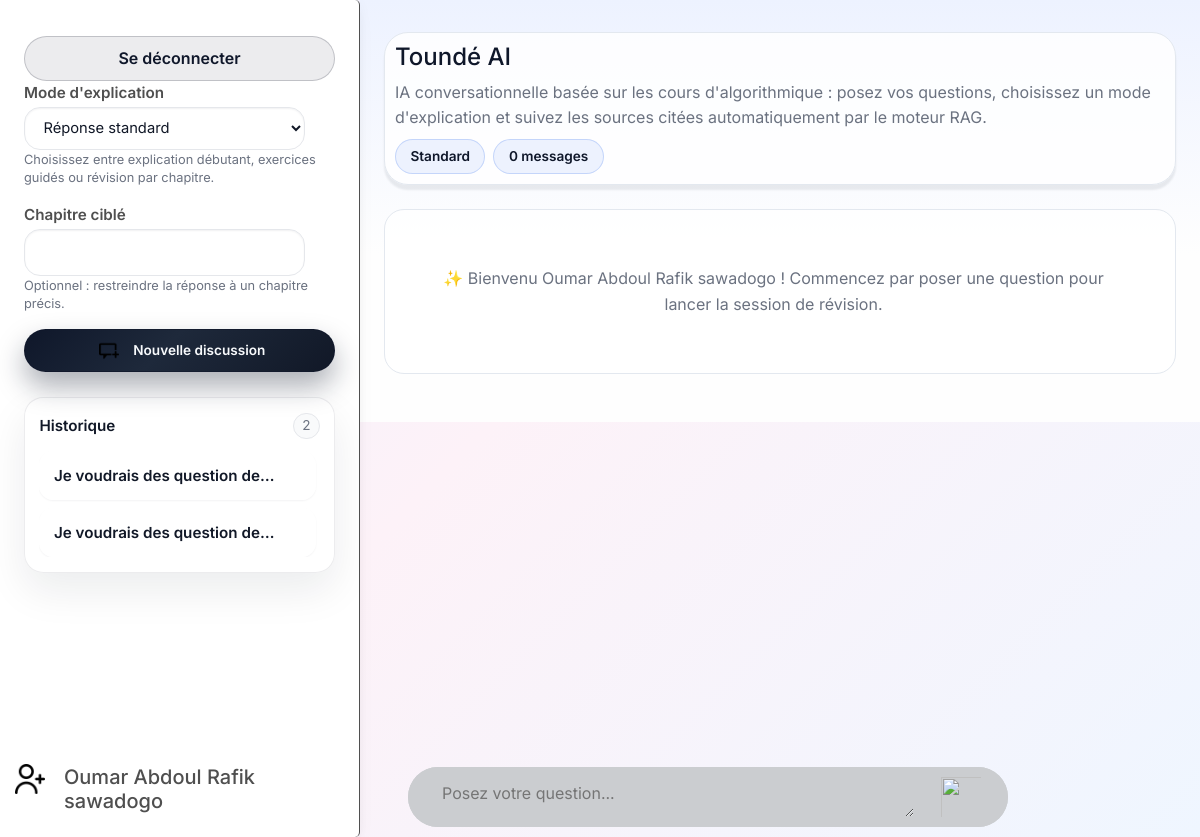
The page / (signed in) on the database its author committed.
### chatbot/models.py (models this page shows, shortened)
class Conversation(models.Model):
    class Mode(models.TextChoices):
        STANDARD = "standard", "Réponse standard"
        BEGINNER = "beginner", "Explication débutant"
        EXERCISE = "exercise", "Exercices générés"
        REVIEW = "review", "Révision par chapitre"
    id = models.UUIDField(primary_key=True, default=uuid.uuid4, editable=False)
    user = models.ForeignKey(
        settings.AUTH_USER_MODEL,
        on_delete=models.SET_NULL,
        null=True,
        blank=True,
        related_name="conversations",
    )
    mode = models.CharField(
        max_length=32,
        choices=Mode.choices,
        default=Mode.STANDARD,
    )
    me=models.ForeignKey(User,on_delete=models.CASCADE,related_name="me",null=True,blank=True,)
    title=models.CharField(max_length=256455,blank=True,null=True)
    chapter = models.CharField(max_length=128, blank=True)
    created_at = models.DateTimeField(auto_now_add=True)
    updated_at = models.DateTimeField(auto_now=True)
    class Meta:
        ordering = ["-updated_at"]

### chatbot/views.py (the view, shortened to what this page needs)
# urls.py: path("", views.chat_view, name="chat"),
def chat_view(request: HttpRequest) -> HttpResponse:
    form = QuestionForm(request.POST or None)
    conversation: Conversation | None = None
    if conversation is None:
        convo_id = request.session.get("conversation_id")
        if convo_id:
            conversation = Conversation.objects.filter(id=convo_id).first()
    chat_messages = (
        conversation.messages.select_related(None).prefetch_related("sources")
        if conversation
        else []
    )
    conv = Conversation.objects.all()
    mes_conv = _get_user_conversations(request.user)
    context = {
        "form": form,
        "conversation": conversation,
        "mes_conv": mes_conv,
        "chat_messages": chat_messages,
        "conv": conv,
    }
    return render(request, "chatbot/index.html", context)

### chatbot/forms.py (shortened to what this page needs)
class QuestionForm(forms.Form):
    question = forms.CharField(
        label="Votre question",
        widget=forms.Textarea(
            attrs={"class":"form-controls" ,"color":"white" ,"rows":1, "placeholder": "Posez votre question..."}
        ),
        max_length=2000,
    )
    mode = forms.ChoiceField(
        label="Mode",
        choices=Conversation.Mode.choices,
        initial=Conversation.Mode.STANDARD,
    )
    chapter = forms.CharField(
        label="Chapitre (optionnel)",
        required=False,
        max_length=128,
    )

### chatbot/views.py (called while the page is built)
def _get_user_conversations(user):
    if not user.is_authenticated:
        return []
    latest_messages = Prefetch(
        "messages",
        queryset=Message.objects.order_by("-created_at"),
        to_attr="recent_messages",
    )
    return (
        Conversation.objects.filter(user=user)
        .prefetch_related(latest_messages)
        .only("id", "title", "mode", "chapter", "updated_at")
    )

### chatbot/templates/chatbot/index.html (shortened to what this page needs)
<!DOCTYPE html>
{% load static chatbot_markdown %}
{% load static %}
<html lang="en">
<head>
    <link rel="stylesheet" href="{% static 'css/mdb.min.css'%}">
    <link rel="stylesheet" href="{% static 'chatbot/css/style.css' %}">
    <link rel="stylesheet" href="{% static 'css/style.css' %}">
</head>
<body id="body">
    {% include "nav.html" %}
    <div class="inv">
        {% include "toolbar.html" %}
    </div>
    <div class="boite card">
        <form method="post" action="{% url 'chatbot:chat' %}" class="input-add chat-form boite card d-flex" id="form" >
            <div class="row input-add">
                <div class="col input-add mt-1  ">
                    {{ form.question }}
                </div>
                <div class="col-auto p-1" >
                    <button class="validate" type="submit">
                        <img class="icon" style="width: 50px;height: 50px;" src="{% static 'icon/plan.png' %}" alt="">
                    </button>
                </div>
            </div>
        </form>
    </div>
    {% include 'railview.html' %}
    {% include 'page.html' %}
</body>
</html>

### chatbot/templates/railview.html (shortened to what this page needs)
{% load static chatbot_markdown %}
{% load static %}
<div class="card railbar" data-spy="scroll" style="height: 100%;width: 30%;position: fixed;bottom:0;left: 0;top: 0;">
    <div class="card-body" style="position: relative; bottom: 0;">
        <div class="">
            {% if user.is_authenticated %}
            <div class="mb-3 d-flex fixed-bottom  bg-white" style="width: 28%;">
                <span>
                    <img class="icon" src="{% static 'icon/add_user.png' %}" alt="" id="menu" style=" margin: 10px;width: 40px;height: 40px;">
                </span>
                <h5 class="ms-1 mt-3">{{ request.user.username }}</h5>
            </div>
            <form method="post" action="{% url 'authentication:logout' %}" class="rail-logout-form">
                <button type="submit" class="logout-button">Se déconnecter</button>
            </form>
            {% else %}
            <div class="mb-3 ms-5 me-3 d-flex  fixed-bottom w-25 bg-white" style="width: 28%;">
                <a href="{% url 'authentication:login' %}">
                    <h3 class=" me-3" style="background-color: (--accent); ">S'inscrire</h3>
                </a>
            </div>
            {% endif %}
        </div>
        <form method="post" class="chat-form">
            <div class="field">
                <label for="{{ form.mode.id_for_label }}">Mode d'explication</label>
                {{ form.mode }}
                <small class="help-text">Choisissez entre explication débutant, exercices guidés ou révision par
                    chapitre.</small>
            </div>
            <div class="field">
                <label for="{{ form.chapter.id_for_label }}">Chapitre ciblé</label>
                {{ form.chapter }}
                <small class="help-text">Optionnel&nbsp;: restreindre la réponse à un chapitre précis.</small>
            </div>
        </form>
        <form method="post" action="{% url 'chatbot:new_conversation' %}" class="mt-3 conversation-cta">
            <button type="submit" class="chip action-chip" style="width:100%;justify-content:center;gap:0.6rem;">
                <img class="icon" src="{% static 'icon/nouvelle_d.png' %}" alt="Nouvelle discussion">
                Nouvelle discussion
            </button>
        </form>
        <div class="conversation-list rail-list" aria-label="Historique des conversations">
            <div class="conversation-list-header">
                <p class="list-label">Historique</p>
                {% if mes_conv %}
                    <span class="list-count">{{ mes_conv|length }}</span>
                {% endif %}
            </div>
            <div class="conversation-scroll">
                {% for convers in mes_conv %}
                    <a class="conversation-item {% if conversation and conversation.pk == convers.pk %}is-active{% endif %}"
                       href="{% url 'chatbot:message' convers.pk %}"
                       title="Ouvrir la discussion '{{ convers.title|default:'Sans titre' }}'">
                        <div class="conversation-content">
                            <span class="conversation-title">{{ convers.title|default:"Nouvelle question"|truncatechars:60 }}</span>
                        </div>
                    </a>
                {% empty %}
                    <div class="conversation-empty">
                        <img src="{% static 'icon/nouvelle_d.png' %}" alt="Pas de discussion" class="conversation-empty-icon">
                        <p>Il n'y a pas encore d'historique.</p>
                        <small>Lancez une première question pour remplir cette liste.</small>
                    </div>
                {% endfor %}
            </div>
        </div>
    </div>
</div>

### chatbot/templates/page.html (shortened to what this page needs)
{% load static chatbot_markdown %}
{% load static %}
<div class="box">
    <div class="shell">
        <header class="hero">
            <h1>Toundé AI</h1>
            <p>
                IA conversationnelle basée sur les cours d'algorithmique : posez vos questions, choisissez un mode
                d'explication et suivez les sources citées automatiquement par le moteur RAG.
            </p>
            <div class="hero-meta">
                <span class="chip" title="Mode courant">
                    {% if conversation %}
                        {{ conversation.get_mode_display|default:"Standard" }}
                    {% else %}
                        Standard
                    {% endif %}
                </span>
                <span class="chip" title="Messages conservés">
                    {{ chat_messages|length }} messages
                </span>
            </div>
        </header>
        <section class="panel">
            <div class="chat-stream" id="chat-stream">
                {% for msg in chat_messages %}
                    <article class="bubble {{ msg.role }}" id="result">
                        <header>
                            <span>{{ msg.get_role_display }}</span>
                            <span>{{ msg.created_at|date:"d/m/Y H:i" }}</span>
                        </header>
                        {% if msg.role == 'assistant' %}
                            <div class="markdown">{{ msg.content|render_markdown }}</div>
                        {% else %}
                            <p>{{ msg.content|linebreaks }}</p>
                        {% endif %}
                        {% with msg.sources.all as source_items %}
                            {% if source_items %}
                                <div class="sources-list">
                                    {% for source in source_items %}
                                        <div class="source-card">
                                            <span><strong>{{ source.title }}</strong></span>
                                            {% if source.path %}
                                                <span>{{ source.path|linebreaks }}</span>
                                            {% endif %}
                                            <div class="source-meta">
                                                {% if source.score %}<span>Score {{ source.score|floatformat:2 }}</span>{% endif %}
                                                {% if source.extra.chapter %}<span>Chapitre {{ source.extra.chapter }}</span>{% endif %}
                                                {% if source.extra.page %}<span>Page {{ source.extra.page }}</span>{% endif %}
                                            </div>
                                            {% if source.extra.tags %}
                                                <div class="tag-list">
                                                    {% for tag in source.extra.tags %}
                                                        <span class="tag">{{ tag }}</span>
                                                    {% endfor %}
                                                </div>
                                            {% endif %}
                                        </div>
                                    {% endfor %}
                                </div>
                            {% endif %}
                        {% endwith %}
                    </article>
                {% empty %}
                    {% if user.is_authenticated %}
                        <div class="empty-state hero">
                            ✨ Bienvenu {{ request.user.username }} ! Commencez par poser une question pour lancer la session de révision.
                        </div>
                    {% else %}
                        <div class="empty-state hero">
                            ✨ Commencez par poser une question pour lancer la session de révision.
                        </div>
                    {% endif %}
                {% endfor %}
            </div>
        </section>
    </div>
</div>

### chatbot/static/chatbot/css/style.css (style rules this page uses)
.form-controls { border-radius: 30px; border: none; padding: 10px; outline: none; color: rgb(0, 0, 0); vertical-align: middle; left: 0; width: 100%; text-decoration: rgb(0, 0, 0); background-color: transparent; top:0 ; }

### chatbot/static/css/style.css (style rules this page uses)
:root { --accent: #2563eb; --accent-muted: #dbeafe; --border-soft: #e5e7eb; --text-muted: #6b7280; --surface: #f9fafb; --panel: rgba(255, 255, 255, 0.85); --shadow-soft: 0 10px 30px rgba(15, 23, 42, 0.08); }
body { font-family: "Inter", system-ui, -apple-system, BlinkMacSystemFont, "Segoe UI", sans-serif; background: linear-gradient(135deg, #eef2ff 0%, #fdf2f8 45%, #eff6ff 100%); min-height: 100vh; color: #0f172a; }
.logout-form, .rail-logout-form { margin-top: 0.75rem; }
.logout-button { width: 100%; border: 1px solid rgba(15, 23, 42, 0.2); border-radius: 999px; padding: 0.55rem 0.9rem; background: rgba(15, 23, 42, 0.08); color: #0f172a; font-weight: 600; cursor: pointer; transition: background 0.15s ease; }
.drawer .field select, .drawer .field input, .drawer .field textarea, .railbar .field select, .railbar .field input, .railbar .field textarea { background: rgba(255, 255, 255, 0.95); border: 1px solid var(--border-soft); border-radius: 16px; padding: 0.65rem 0.9rem; font-size: 0.92rem; color: #111827; box-shadow: inset 0 1px 2px rgba(15, 23, 42, 0.06); }
.drawer .help-text, .railbar .help-text { color: var(--text-muted); font-size: 0.8rem; }
.chip { display: inline-flex; align-items: center; gap: 0.35rem; padding: 0.35rem 0.9rem; border-radius: 999px; border: 1px solid rgba(37, 99, 235, 0.2); background: rgba(37, 99, 235, 0.08); font-weight: 600; }
.action-chip { background: linear-gradient(135deg, #0f172a, #1e293b 45%, #111827 100%); color: #f8fafc; border: 1px solid rgba(15, 23, 42, 0.6); box-shadow: 0 14px 28px rgba(15, 23, 42, 0.35); width: 100%; justify-content: center; transition: transform 0.15s ease, box-shadow 0.15s ease; }
.conversation-list { margin-top: 1.5rem; display: flex; flex-direction: column; gap: 0.75rem; padding: 0.9rem; border-radius: 1rem; border: 1px solid rgba(15, 23, 42, 0.05); background: rgba(249, 250, 251, 0.85); }
.conversation-list-header { display: flex; align-items: center; justify-content: space-between; gap: 0.5rem; }
.list-label { font-size: 0.95rem; font-weight: 600; color: #111827; margin: 0; }
.list-count { padding: 0.1rem 0.5rem; border-radius: 999px; background: var(--surface); border: 1px solid var(--border-soft); font-size: 0.85rem; color: var(--text-muted); }
.conversation-scroll { max-height: 320px; overflow-y: auto; display: flex; flex-direction: column; gap: 0.5rem; padding-right: 0.2rem; }
.conversation-item { display: flex; align-items: flex-start; gap: 0.8rem; padding: 0.85rem; border-radius: 0.9rem; border: 1px solid transparent; background: rgba(255, 255, 255, 0.95); box-shadow: 0 1px 2px rgba(15, 23, 42, 0.05); text-decoration: none; color: inherit; transition: all 0.2s ease; overflow: hidden; }
.conversation-content { flex: 1; min-width: 0; }
.conversation-title { font-weight: 600; font-size: 0.95rem; color: #111827; line-height: 1.3; display: -webkit-box; -webkit-line-clamp: 1; -webkit-box-orient: vertical; overflow: hidden; }
.rail-list .conversation-scroll { max-height: calc(100vh - 380px); }
.rail-list { background: rgba(255, 255, 255, 0.9); border-radius: 1.2rem; border: 1px solid rgba(15, 23, 42, 0.08); box-shadow: 0 18px 40px rgba(15, 23, 42, 0.08); }
@media (orientation: landscape) { .validate { border: none; background-color: transparent; height: 100%; justify-content: center; vertical-align: middle; } }
@media (orientation: landscape) { .railbar { border-radius: 0; border-bottom-right-radius: 5px; border-top-right-radius: 5px; box-shadow: 1px; border-top: 0; border-right: 1px; overflow-x: hidden; padding-bottom: 20%; border-style: solid; overflow-y: auto; scroll-behavior: smooth; } }
@media (orientation: landscape) { .icon { width: 30px; height: 30px; padding: 5px; } }

### rows shown on the page
Conversation: title "Je voudrais des question…"
Conversation: title "Je voudrais des question…"

### other values the page prints
{{ request.user.username }} "Oumar Abdoul Rafik sawadogo"
{{ mes_conv|length }} "2"
{{ chat_messages|length }} "0"
